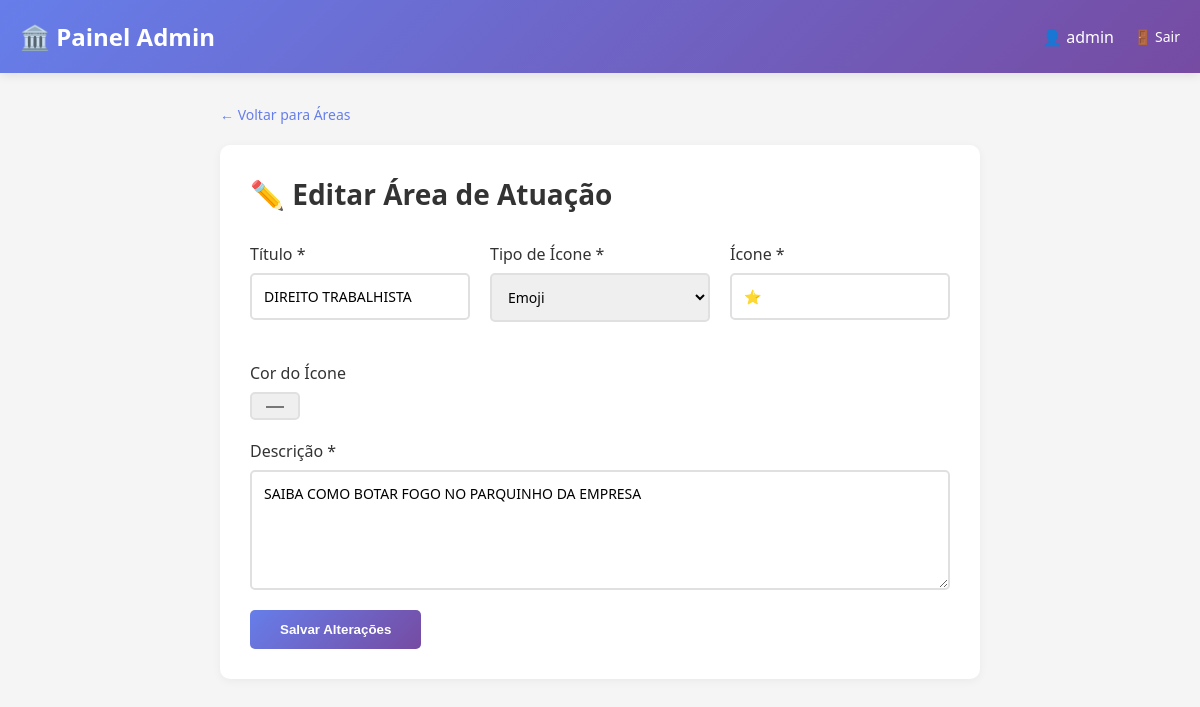
The page /admin/areas/5/editar (signed in) on the database as committed earlier.
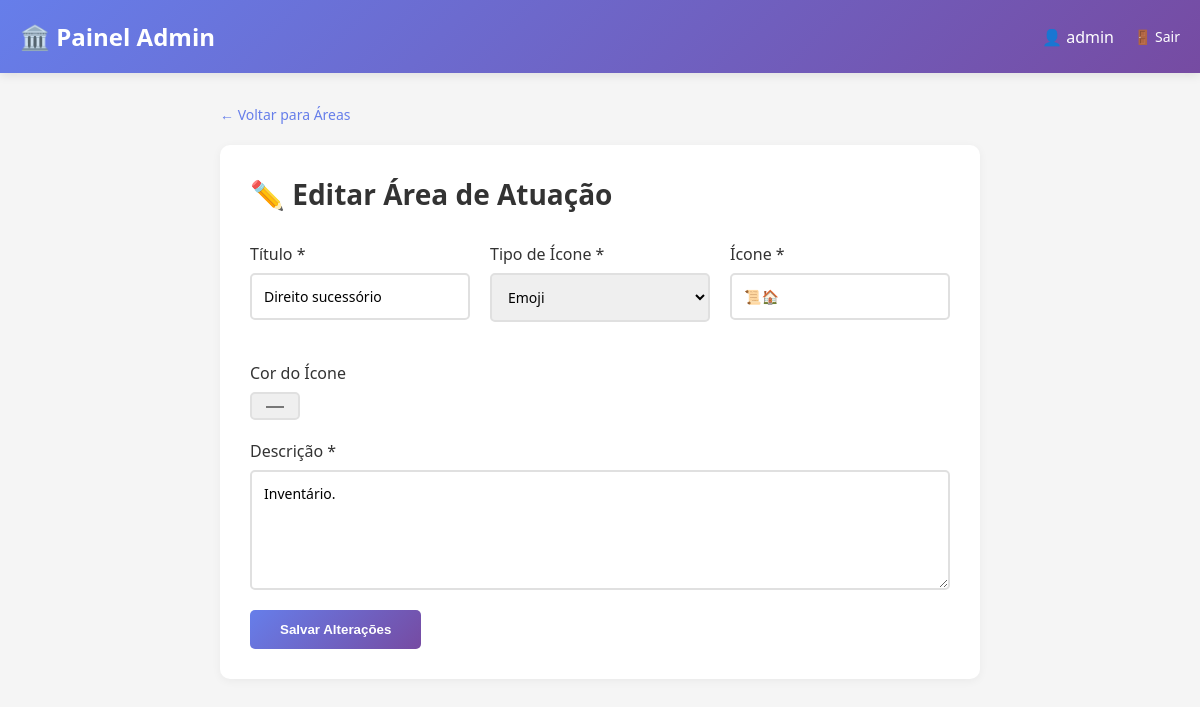
The same page on the database as committed later.
### models.py (models this page shows)
class AreaAtuacao(db.Model):
    id = db.Column(db.Integer, primary_key=True)
    icone = db.Column(db.String(100), default="⚖️")
    tipo_icone = db.Column(db.String(50), default="emoji")  # emoji, fontawesome, material
    titulo = db.Column(db.String(100), nullable=False)
    descricao = db.Column(db.Text, nullable=False)
    cor_icone = db.Column(db.String(20), default="#d4af37")
    ordem = db.Column(db.Integer, default=0)
    criado_em = db.Column(db.DateTime, default=datetime.utcnow)

### app.py (the view, shortened to what this page needs)
@app.route('/admin/areas/<int:id>/editar', methods=['GET', 'POST'])
@login_required
def admin_editar_area(id):
    area = AreaAtuacao.query.get_or_404(id)
    icones = ICONES_AREAS
    return render_template('admin/editar_area.html', area=area, icones=icones)

### app.py (called while the page is built)
@login_manager.user_loader
def load_user(user_id):
    return User.query.get(int(user_id))

### templates/admin/editar_area.html (shortened to what this page needs)
<!DOCTYPE html>
<html lang="pt-BR">
<head>
    <link rel="stylesheet" href="https://cdnjs.cloudflare.com/ajax/libs/font-awesome/6.4.0/css/all.min.css">
</head>
<body>
    <div class="navbar">
        <h1>🏛️ Painel Admin</h1>
        <div class="navbar-right">
            <span>👤 {{ current_user.username }}</span>
            <a href="{{ url_for('admin_logout') }}">🚪 Sair</a>
        </div>
    </div>
    <div class="container">
        <div class="back-link">
            <a href="{{ url_for('admin_areas') }}">← Voltar para Áreas</a>
        </div>
        <div class="form-container">
            <h2>✏️ Editar Área de Atuação</h2>
            <form method="POST">
                <div class="form-grid">
                    <div class="form-group">
                        <label for="titulo">Título *</label>
                        <input type="text" id="titulo" name="titulo" value="{{ area.titulo }}" required>
                    </div>
                    <div class="form-group">
                        <label for="tipo_icone">Tipo de Ícone *</label>
                        <select id="tipo_icone" name="tipo_icone" required>
                            <option value="emoji" {% if area.tipo_icone == 'emoji' %}selected{% endif %}>Emoji</option>
                        </select>
                    </div>
                    <div class="form-group">
                        <label for="icone">Ícone *</label>
                        <input type="text" id="icone" name="icone" value="{{ area.icone }}" required>
                    </div>
                    <div class="form-group">
                        <label for="cor_icone">Cor do Ícone</label>
                        <input type="color" id="cor_icone" name="cor_icone" value="{{ area.cor_icone }}">
                    </div>
                </div>
                <div class="form-group">
                    <label for="descricao">Descrição *</label>
                    <textarea id="descricao" name="descricao" required>{{ area.descricao }}</textarea>
                </div>
                <button type="submit" class="btn-submit">Salvar Alterações</button>
            </form>
        </div>
    </div>
</body>
</html>

Rows that differ between the two databases and show on the page:
changed AreaAtuacao "Emoji": titulo "DIREITO TRABALHISTA" → "Direito sucessório"; icone "⭐" → "📜🏠"; descricao "SAIBA COMO BOTAR FOGO NO PARQUINHO DA EMPRESA" → "Inventário."
